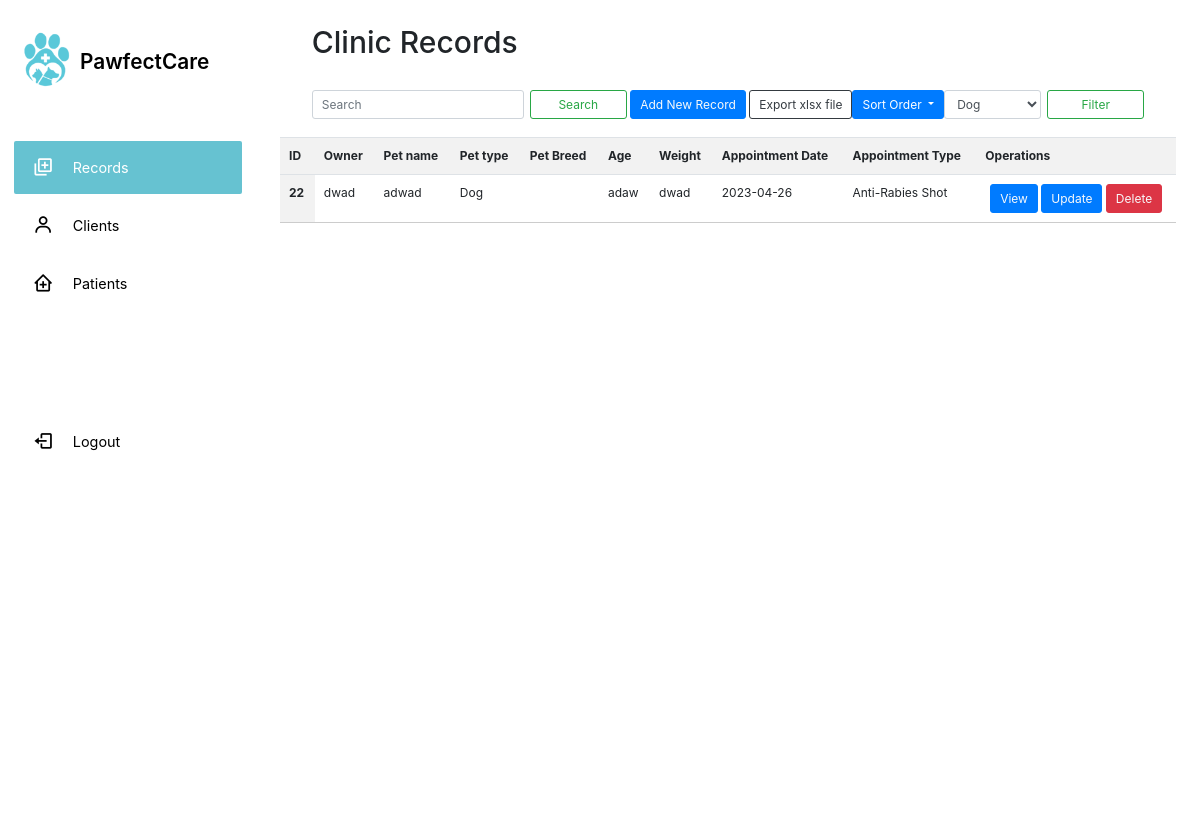
The app's page /filter-dog.php (signed in), older data.
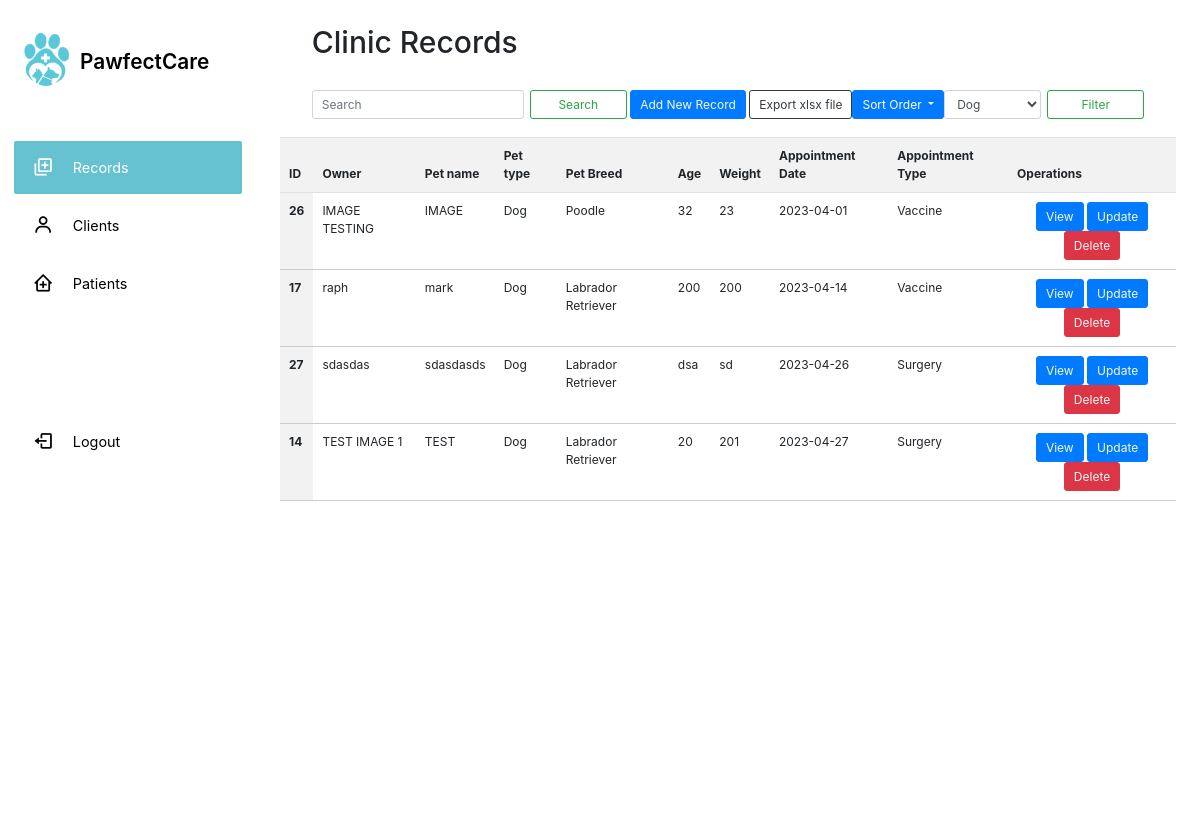
The same page, newer data.
### tables this page shows
CREATE TABLE `records` (
  `id` int(11) NOT NULL,
  `Owner` varchar(100) DEFAULT NULL,
  `Pet` varchar(30) NOT NULL,
  `Type` varchar(30) NOT NULL,
  `Breed` varchar(20) NOT NULL,
  `Age` varchar(20) NOT NULL,
  `Weight` varchar(20) NOT NULL,
  `AppointmentDate` date NOT NULL,
  `Appointment` varchar(50) NOT NULL,
  `Image` longblob NOT NULL
);

### filter-dog.php (the view, shortened to what this page needs)
<?
    require 'dbcon.php'; ?><!DOCTYPE html>
<html lang="en">
<head>
  <link href='https://unpkg.com/boxicons@2.0.9/css/boxicons.min.css' rel='stylesheet'>
  <link rel="stylesheet" href="clinic.css">
  <link rel="stylesheet" href="https://cdn.jsdelivr.net/npm/bootstrap@4.0.0/dist/css/bootstrap.min.css">
</head>
<body style="zoom:75%;">
  <nav style="zoom:133.35%;">
    <div class="sidebar-top">
      <img src="logo.png" class="logo" alt="">
      <h3 class="hide">PawfectCare</h3>
    </div>
    <div class="sidebar-links">
      <ul>
        <div class="active-tab"></div>
        <li >
          <a href="display.php" class="active" data-active="0">
            <div class="icon">
            <i class='bx bx-add-to-queue'></i>            </div>
            <span class="link hide">Records</span>
          </a>
        </li>
        <li class="tooltip-element" data-tooltip="1">
          <a href="clients.php" data-active="1">
            <div class="icon">
            <i class='bx bx-user'></i>
                    </div>
            <span class="link hide">Clients</span>
          </a>
        </li>
        <li class="tooltip-element" data-tooltip="2">
          <a href="patients.php" data-active="2">
            <div class="icon">
            <i class='bx bx-clinic'></i>          </div>
            <span class="link hide">Patients</span>
          </a>
        </li>
        <li class="logout" >
          <a href="login.php">
            <div class="icon">
            <i class='bx bx-log-out'></i>            </div>
            <span>Logout</span>
          </a>
        </li>
      </ul>
  </nav>
  <main>
<div class="container">
    <h1> Clinic Records</h1>
    <form class="form-inline my-2 my-lg-0 navbar-container">
    <input class="form-control mr-sm-2 col" type="search" placeholder="Search" aria-label="Search">
      <button class="btn btn-outline-success my-2 my-sm-0 col" type="submit">Search</button>
      <button class="btn btn-primary my-4 col"><a href="addrecord.php" class="text-light">Add New Record</a></button>
      <button id="downloadexcel" class="btn btn-outline-dark col">Export xlsx file</button>
      <div class="dropdown">
  <button class="btn btn-primary dropdown-toggle" type="button" id="sortDropdown" data-toggle="dropdown" aria-haspopup="true" aria-expanded="false">
    Sort Order
  </button>
</div>
<form class="form-inline my-2 my-lg-0 navbar-container">
  <select class="form-control mr-sm-2 col" id="pet-type">
    <option value="dog" selected>Dog</option>
  </select>
  <button class="btn btn-outline-success my-2 my-sm-0 col" type="button" id="filter-btn">Filter</button>
</form>
    </form>
  </div>
   <table class="table" id="table">
  <thead>
    <tr>
      <th scope="col">ID</th>
      <th scope="col">Owner</th>
      <th scope="col">Pet name</th>
      <th scope="col">Pet type</th>
      <th scope="col">Pet Breed </th>
      <th scope="col">Age</th>
      <th scope="col">Weight</th>
      <th scope="col">Appointment Date</th>
      <th scope="col">Appointment Type</th>
      <th scope="col">Operations</th>
    </tr>
  </thead>
  <tbody>
<?php
  $sortOrder = 'ASC';
  $sql="SELECT * FROM `records` WHERE `Type`='Dog' ORDER BY `AppointmentDate` $sortOrder";
  $result=mysqli_query($con,$sql);
        if($result){
           while($row=mysqli_fetch_assoc($result)){
            $id=$row['id'];
            $Owner=$row['Owner'];
            $Pet=$row['Pet'];
            $Type=$row['Type'];
            $Breed=$row['Breed'];
            $Age=$row['Age'];
            $Weight=$row['Weight'];
            $AppointmentDate=$row['AppointmentDate'];
            $Appointment=$row['Appointment'];
            echo ' <tr>
            <th scope="row"> '.$id.' </th>
            <td>'.$Owner.'</td>
            <td>'.$Pet.'</td>
            <td>'.$Type.'</td>
            <td>'.$Breed.'</td>
            <td>'.$Age.'</td>
            <td>'.$Weight.'</td>
            <td>'.$AppointmentDate.'</td>
            <td>'.$Appointment.'</td>
            <td>
        <button class="btn btn-primary"><a href="view.php? updateid='.$id.'" class="text-light">View</a></button>
        <button class="btn btn-primary"><a href="update.php? updateid='.$id.'" class="text-light">Update</a></button>
        <button class="btn btn-danger"><a href="delete.php? deleteid='.$id.'" class="text-light">Delete</a></button>
        </td>
          </tr> ';
           }
        }
?>
  </tbody>
</table>
</body>
</html>

Row changes from the older to the newer data that the page shows:
no longer on this page (row edited): records: id "22", Owner "dwad", Pet "adwad", Type "Dog", Age "adaw", Weight "dwad", AppointmentDate "2023-04-26", Appointment "Anti-Rabies Shot"
added records: id "26", Owner "IMAGE TESTING", Pet "IMAGE", Type "Dog", Breed "Poodle", Age "32", Weight "23", AppointmentDate "2023-04-01", Appointment "Vaccine"
added records: id "17", Owner "raph", Pet "mark", Type "Dog", Breed "Labrador Retriever", Age "200", Weight "200", AppointmentDate "2023-04-14", Appointment "Vaccine"
added records: id "27", Owner "sdasdas", Pet "sdasdasds", Type "Dog", Breed "Labrador Retriever", Age "dsa", Weight "sd", AppointmentDate "2023-04-26", Appointment "Surgery"
added records: id "14", Owner "TEST IMAGE 1", Pet "TEST", Type "Dog", Breed "Labrador Retriever", Age "20", Weight "201", AppointmentDate "2023-04-27", Appointment "Surgery"
